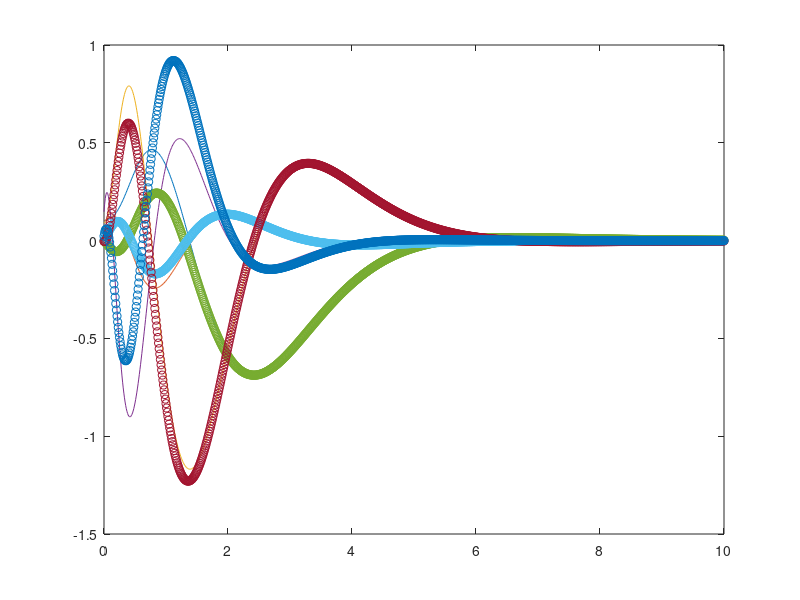

The MATLAB source for this figure:
pkg load control
clear();

m = 0.2;
l = 0.3;
M = 0.3;
g = 9.8;
J = 1/12*m*l^2;

a = (M+m)*(m*l^2+J)-m^2*l^2;
A = [0, 0, 1, 0; 0, 0, 0, 1; 0, -m^2*l^2*g/a, 0, 0; 0, (m+M)*m*l*g/a, 0, 0];
B = [0, 0, (m*l^2+J)/a, -m*l/a]';
C = [1, 0, 0, 1];

%可制御・可観測の判定-----------------------------------------------------------
Uc = [B, A*B, A*A*B, A*A*A*B];
Uo = [C ; C*A ; C*A*A ; C*A*A*A];
kaseigyo = det(Uc);
kakannsoku = det(Uo);

if kaseigyo != 0
  disp("可制御である");
else
  disp("可制御でない");
endif

if kakannsoku != 0
  disp("可観測である");
else
  disp("可観測でない");
endif
%-------------------------------------------------------------------------------

%状態観測器のLを求める----------------------------------------------------------
Aa = A';
Ba = C';
Ca = B';
D = 0;

sysT= ss(Aa, Ba, Ca, D);
P = [-1, -2, -3, -4]; %適当な値
L = place(sysT, P)';
%-------------------------------------------------------------------------------

%最適制御の状態フィードバックゲインFを求める------------------------------------
Q = [1, 0, 0, 0 ; 0, 1, 0, 0 ; 0, 0, 1, 0 ; 0, 0, 0, 1]; %適当な値
R = 1; %適当な値
F = lqr(A, B, Q, R);
%-------------------------------------------------------------------------------

x = [0.1; 0.1; 0.1; 0.1];
xh = [0; 0; 0; 0];

xb = [x; xh];
Ab =  [A, -B*F; L*C, A - B*F - L*C]; %併合系

dt = 0.01;
t = 0: dt: 10;
i = 0;

for n = t
    i = i + 1;
    xb = xb + Ab * xb * dt; %状態遷移行列を用いて算出
    x1(i) = xb(1);
    x2(i) = xb(2);
    x3(i) = xb(3);
    x4(i) = xb(4);
    xh1(i) = xb(5);
    xh2(i) = xb(6);
    xh3(i) = xb(7);
    xh4(i) = xb(8);
endfor

plot(t, x1, t, x2, t, x3, t, x4, t, xh1, 'o', t, xh2, 'o', t, xh3, 'o', t, xh4, 'o');